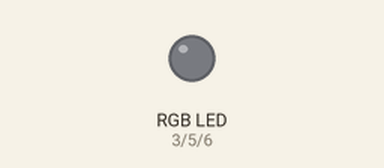
The sketch below on a simulated Arduino Uno, built with avr-gcc and run on an emulated ATmega328P. Parts: an RGB LED mixed from three pins (HIGH = lit).

Above: at 0.15 s.
Timing chart, 0 to 1.6 s (numbered marks = the images above):
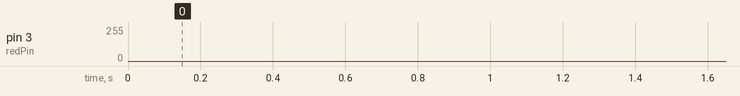

The sketch:

rgb_blinking_relay.ino
```cpp
 int redPin=3;
int greenPin=5;
int bluePin=6;
int analogPin=0;
int wait=1;
void setup() {
  // put your setup code here, to run once:
  Serial.begin(9600);
  pinMode(redPin,OUTPUT);
  pinMode(greenPin,OUTPUT);
  pinMode(bluePin,OUTPUT);

}

void loop() {
  // put your main code here, to run repeatedly:
  for (unsigned int redI=0;redI<255;redI++){
    analogWrite(redPin,redI);
    delay(wait);
  }
  for(unsigned int redI=254; redI<255;redI--){
    analogWrite(redPin,redI);
    delay(wait);
  }
    for(unsigned int blueI=0; blueI<255;blueI++){
    analogWrite(bluePin,blueI);
    delay(wait);
  }
    for(unsigned int blueI=254; blueI<255;blueI--){
    analogWrite(bluePin,blueI);
    delay(wait);
  }
    for(unsigned int greenI=0; greenI<255;greenI++){
    analogWrite(greenPin,greenI);
    delay(wait);
  }
    for(unsigned int greenI=254; greenI<255;greenI--){
    analogWrite(greenPin,greenI);
    delay(wait);
  }

}
```
